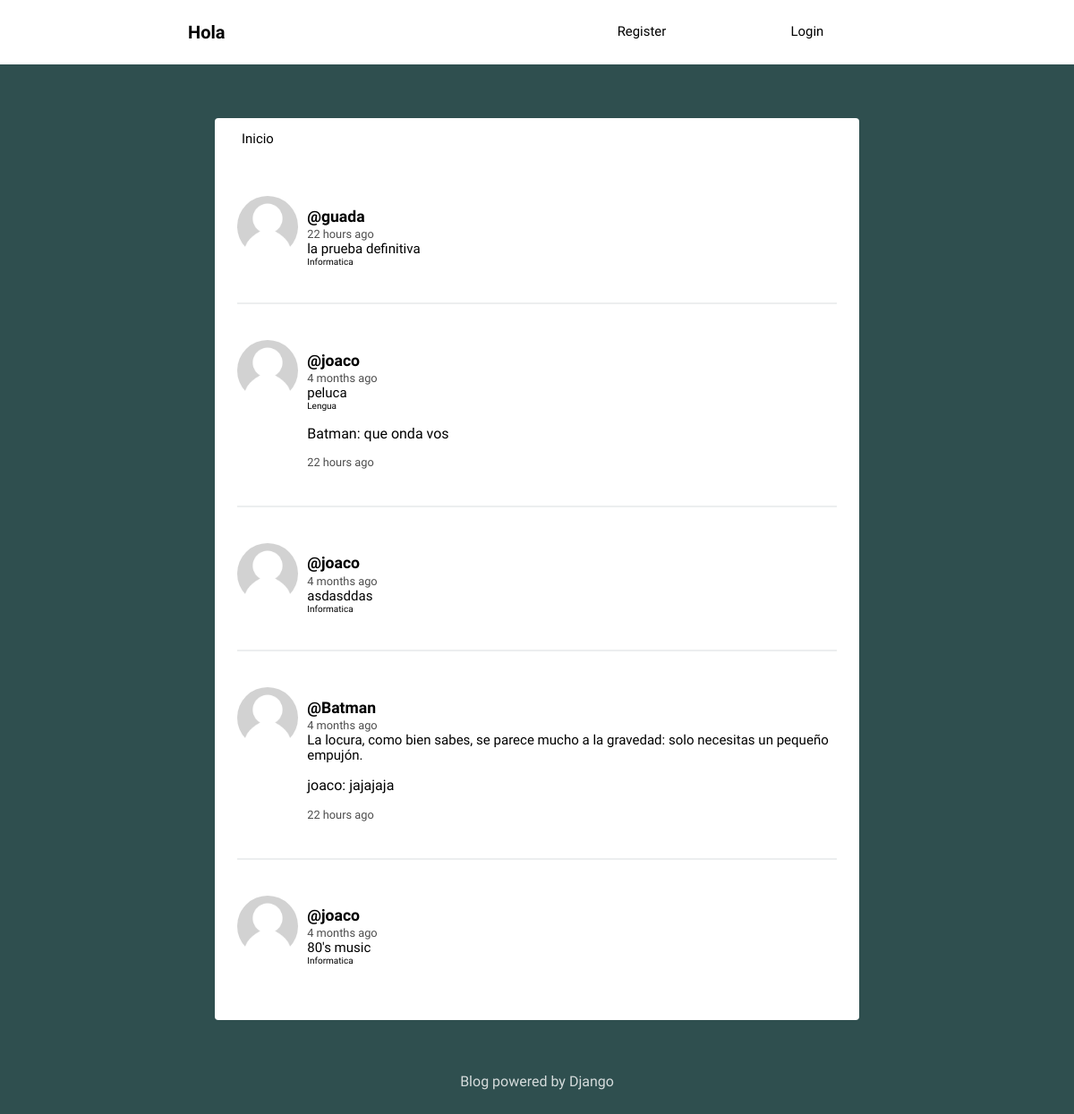
The page / on the database its author committed.
### social/models/post.py (models this page shows, shortened)
class Post(models.Model):
    user = models.ForeignKey(get_user_model() , on_delete=models.CASCADE , related_name='posts', blank=False, null=False)
    timestamp = models.DateTimeField(default=timezone.now)
    category = models.ForeignKey('Category', on_delete=models.CASCADE, blank=True, null=True)
    tags = models.ManyToManyField('Tag',blank=True)
    content = models.TextField()
    class Meta:
        ordering = ['-timestamp']
        verbose_name = ("Posteo")
        verbose_name_plural=("Posteos")

### social/models/category.py (models this page shows, shortened)
class Category(models.Model):
    name = models.CharField(max_length=100)
    description = models.TextField(max_length=200)
    class Meta:
        verbose_name = ("Categoria")
        verbose_name_plural=("Categorias")

### social/models/comment.py (models this page shows, shortened)
class Comment(models.Model):
    author = models.ForeignKey(get_user_model(), on_delete=models.CASCADE)  # Opcional, si deseas vincular el autor a un usuario registrado.
    content = models.TextField(blank=True)
    post = models.ForeignKey('Post', on_delete=models.CASCADE)
    created_at = models.DateTimeField(default=timezone.now)
    updated_at = models.DateTimeField(auto_now=True)
    class Meta:
        verbose_name = ("Comentario")
        verbose_name_plural = ("Comentarios")

### social/views.py (the view)
# urls.py: path('', views.feed, name='feed'),
def feed(request):
    posts = Post.objects.all()
    context = {'posts': posts}
    return render(request, 'blog/feed.html',context)

### social/templates/blog/feed.html (shortened to what this page needs)
{% extends 'blog/layout.html' %}
{% load humanize %}
{% block content %}
{% for post in posts %}
<article>
    <div class="container-article">
        {% load static %}
        {% if post.user.profile.image %}
        <img src="{{ post.user.profile.image.url }}">
        {% else %}
        <img src="{% static 'profile.jpg' %}">
        {% endif %}
        <div>
            <h2 class="username"><a href="{% url 'profile' post.user.username %}">@{{ post.user.username }}</a></h2>
            <time data-time="#">{{ post.timestamp|naturaltime }}</time>
            <div class="post">{{ post.content }}</div>
            {% if post.category %}
            <div class="category">{{ post.category.name }}</div>
            {% endif %}
            {% for comment in post.comment_set.all %}
            <div class="comment">
                <p>{{ comment.author.username }}: {{ comment.content }}</p>
                <time data-time="#">{{ comment.created_at|naturaltime }}</time>
            </div>
            {% endfor %}
        </div>
    </div>
</article>
{% endfor %}
{% endblock %}

### social/templates/blog/layout.html (shortened to what this page needs)
<!DOCTYPE html>
{% load static %}
<html>
<head>
	<link rel="stylesheet" type="text/css" href="{% static 'normalize.css' %}">
	<link rel="stylesheet" type="text/css" href="{% static 'style.css' %}">
</head>
<body>
	<header class="main-head">
		<nav class="main">
			<h1 id="logo">Hola</h1>
			<ul>
				{% if request.user.is_authenticated %}
				<li><a href="{% url 'logout' %}">Logout</a></li>
				{% else %}
				<li><a href="{% url 'register' %}">Register</a></li>
				<li><a href="{% url 'login' %}">Login</a></li>
				{% endif %}
			</ul>
		</nav>
	</header>
	<div class="main">
		<nav class="second-nav">
			<a class="feed" href="{% url 'feed' %}">Inicio</a>
		</nav>
		{% block content %}
		{% endblock content %}
	</div>
	<footer>
		<div class="row">
			<p>Blog powered by Django</p>
		</div>
	</footer>
</body>
</html>

### social/static/style.css (style rules this page uses)
body { background: #2F4F4F; font-size: 62.5%; font-family: 'Varela Round', Helvetica, Arial, serif; }
p { font-size: 1rem; }
img { object-fit: cover; }
.main-head { background: white; color: black; }
nav.main { min-height: 7vh; display: flex; width: 65%; margin: auto; align-items: center; padding: 0.5rem; }
nav.main ul { display: flex; flex: 1 1 40rem; justify-content: space-around; align-items: center; list-style: none; }
#logo { flex: 2 1 40rem; }
a { font-size: .93rem; text-decoration: none; color: black; }
.main { background: white; width: 60%; margin: 5% auto; border-radius: 4px; padding-bottom: 20px; }
.second-nav { display: flex; padding: 15px 30px; }
.second-nav .feed { flex: 1 1 30px; }
article { width: 93%; margin: auto; padding: 40px 0; border-bottom: 2px solid #ECEEEF; }
.username { margin-bottom: .2rem; }
.username a { font-size: 1.1rem; }
.container-article { display: flex; }
.container-article img { height: 68px; width: 68px; margin-right: 10px; border-radius: 50%; }
article:last-child { border-bottom: 0; }
time { font-size: .8rem; opacity: .7; }
.post { font-size: .94rem; }
footer { color: white; text-align: center; font-size: .875em; margin: 40px 0; }
footer p { opacity: .8; }

### rows shown on the page
Post: user.username "guada", timestamp "22 hours ago", content "la prueba definitiva", category.name "Informatica"
Post: user.username "joaco", timestamp "4 months ago", content "peluca", category.name "Lengua"
Comment: author.username "Batman", content "que onda vos", created_at "22 hours ago"
Post: user.username "joaco", timestamp "4 months ago", content "asdasddas", category.name "Informatica"
Post: user.username "Batman", timestamp "4 months ago", content "La locura, como bien sabes, se parece mucho a la gravedad: solo necesitas un pequeño empujón."
Comment: author.username "joaco", content "jajajaja", created_at "22 hours ago"
Post: user.username "joaco", timestamp "4 months ago", content "80's music", category.name "Informatica"
